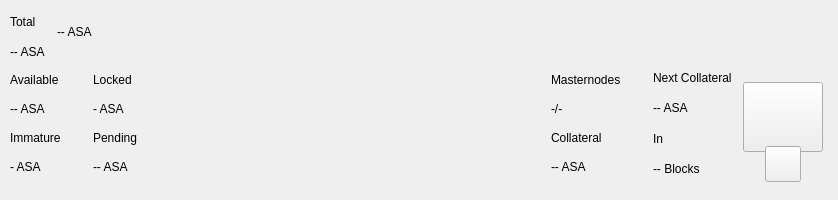
<?xml version="1.0" encoding="UTF-8"?>
<ui version="4.0">
 <class>TopBar</class>
 <widget class="QWidget" name="TopBar">
  <property name="geometry">
   <rect>
    <x>0</x>
    <y>0</y>
    <width>838</width>
    <height>200</height>
   </rect>
  </property>
  <property name="minimumSize">
   <size>
    <width>0</width>
    <height>200</height>
   </size>
  </property>
  <property name="maximumSize">
   <size>
    <width>16777215</width>
    <height>200</height>
   </size>
  </property>
  <property name="windowTitle">
   <string>Form</string>
  </property>
  <layout class="QVBoxLayout" name="verticalLayout_10" stretch="0">
   <property name="spacing">
    <number>0</number>
   </property>
   <property name="leftMargin">
    <number>0</number>
   </property>
   <property name="topMargin">
    <number>0</number>
   </property>
   <property name="rightMargin">
    <number>0</number>
   </property>
   <property name="bottomMargin">
    <number>0</number>
   </property>
   <item>
    <widget class="PFBorderImage" name="containerTop">
     <layout class="QVBoxLayout" name="verticalLayout_11">
      <property name="spacing">
       <number>0</number>
      </property>
      <property name="leftMargin">
       <number>0</number>
      </property>
      <property name="topMargin">
       <number>0</number>
      </property>
      <property name="rightMargin">
       <number>0</number>
      </property>
      <property name="bottomMargin">
       <number>0</number>
      </property>
      <item>
       <widget class="QWidget" name="top_container_2" native="true">
        <property name="minimumSize">
         <size>
          <width>0</width>
          <height>65</height>
         </size>
        </property>
        <layout class="QHBoxLayout" name="top_container">
         <property name="spacing">
          <number>0</number>
         </property>
         <property name="leftMargin">
          <number>10</number>
         </property>
         <property name="topMargin">
          <number>0</number>
         </property>
         <property name="rightMargin">
          <number>10</number>
         </property>
         <property name="bottomMargin">
          <number>0</number>
         </property>
         <item>
          <layout class="QHBoxLayout" name="horizontalLayout_4">
           <property name="spacing">
            <number>12</number>
           </property>
           <property name="rightMargin">
            <number>0</number>
           </property>
           <item>
            <widget class="QWidget" name="widgetAmount" native="true">
             <layout class="QVBoxLayout" name="verticalLayout_2">
              <property name="spacing">
               <number>2</number>
              </property>
              <property name="leftMargin">
               <number>0</number>
              </property>
              <property name="topMargin">
               <number>8</number>
              </property>
              <property name="rightMargin">
               <number>0</number>
              </property>
              <property name="bottomMargin">
               <number>0</number>
              </property>
              <item>
               <widget class="QLabel" name="labelTitle1">
                <property name="text">
                 <string>Total</string>
                </property>
               </widget>
              </item>
              <item>
               <widget class="QLabel" name="labelAmountBib">
                <property name="text">
                 <string notr="true">-- ASA</string>
                </property>
               </widget>
              </item>
             </layout>
            </widget>
           </item>
           <item alignment="Qt::AlignVCenter">
            <widget class="QWidget" name="widgetTopAmount" native="true">
             <property name="sizePolicy">
              <sizepolicy hsizetype="Preferred" vsizetype="Maximum">
               <horstretch>0</horstretch>
               <verstretch>0</verstretch>
              </sizepolicy>
             </property>
             <layout class="QHBoxLayout" name="horizontalLayout_5">
              <property name="spacing">
               <number>0</number>
              </property>
              <property name="leftMargin">
               <number>0</number>
              </property>
              <property name="topMargin">
               <number>0</number>
              </property>
              <property name="rightMargin">
               <number>0</number>
              </property>
              <property name="bottomMargin">
               <number>0</number>
              </property>
              <item alignment="Qt::AlignTop">
               <widget class="QLabel" name="labelAmountTopBib">
                <property name="minimumSize">
                 <size>
                  <width>0</width>
                  <height>36</height>
                 </size>
                </property>
                <property name="styleSheet">
                 <string notr="true">padding:0px;margin:0px;</string>
                </property>
                <property name="text">
                 <string notr="true">-- ASA</string>
                </property>
               </widget>
              </item>
             </layout>
            </widget>
           </item>
           <item>
            <spacer name="horizontalSpacer">
             <property name="orientation">
              <enum>Qt::Horizontal</enum>
             </property>
             <property name="sizeHint" stdset="0">
              <size>
               <width>40</width>
               <height>20</height>
              </size>
             </property>
            </spacer>
           </item>
           <item alignment="Qt::AlignRight">
            <widget class="QWidget" name="layoutSync" native="true">
             <property name="minimumSize">
              <size>
               <width>0</width>
               <height>36</height>
              </size>
             </property>
             <property name="maximumSize">
              <size>
               <width>16777215</width>
               <height>36</height>
              </size>
             </property>
             <layout class="QVBoxLayout" name="verticalLayout_9">
              <property name="leftMargin">
               <number>0</number>
              </property>
              <property name="topMargin">
               <number>0</number>
              </property>
              <property name="rightMargin">
               <number>0</number>
              </property>
              <property name="bottomMargin">
               <number>0</number>
              </property>
              <item>
               <widget class="ExpandableButton" name="pushButtonSync" native="true">
                <property name="minimumSize">
                 <size>
                  <width>36</width>
                  <height>36</height>
                 </size>
                </property>
                <property name="maximumSize">
                 <size>
                  <width>16777215</width>
                  <height>36</height>
                 </size>
                </property>
               </widget>
              </item>
             </layout>
            </widget>
           </item>
           <item>
            <widget class="ExpandableButton" name="pushButtonHDUpgrade" native="true">
             <property name="minimumSize">
              <size>
               <width>36</width>
               <height>36</height>
              </size>
             </property>
             <property name="maximumSize">
              <size>
               <width>16777215</width>
               <height>36</height>
              </size>
             </property>
            </widget>
           </item>
           <item>
            <widget class="ExpandableButton" name="pushButtonStack" native="true">
             <property name="minimumSize">
              <size>
               <width>36</width>
               <height>36</height>
              </size>
             </property>
             <property name="maximumSize">
              <size>
               <width>16777215</width>
               <height>36</height>
              </size>
             </property>
            </widget>
           </item>
           <item>
            <widget class="ExpandableButton" name="pushButtonConf" native="true">
             <property name="minimumSize">
              <size>
               <width>36</width>
               <height>36</height>
              </size>
             </property>
             <property name="maximumSize">
              <size>
               <width>16777215</width>
               <height>36</height>
              </size>
             </property>
            </widget>
           </item>
           <item>
            <widget class="ExpandableButton" name="pushButtonMasternodes" native="true">
             <property name="minimumSize">
              <size>
               <width>36</width>
               <height>36</height>
              </size>
             </property>
             <property name="maximumSize">
              <size>
               <width>16777215</width>
               <height>36</height>
              </size>
             </property>
            </widget>
           </item>
           <item>
            <widget class="ExpandableButton" name="pushButtonConsole" native="true">
             <property name="minimumSize">
              <size>
               <width>36</width>
               <height>36</height>
              </size>
             </property>
             <property name="maximumSize">
              <size>
               <width>16777215</width>
               <height>36</height>
              </size>
             </property>
            </widget>
           </item>
           <item>
            <widget class="ExpandableButton" name="pushButtonConnection" native="true">
             <property name="minimumSize">
              <size>
               <width>36</width>
               <height>36</height>
              </size>
             </property>
             <property name="maximumSize">
              <size>
               <width>16777215</width>
               <height>36</height>
              </size>
             </property>
            </widget>
           </item>
           <item>
            <widget class="ExpandableButton" name="pushButtonTor" native="true">
             <property name="minimumSize">
              <size>
               <width>36</width>
               <height>36</height>
              </size>
             </property>
             <property name="maximumSize">
              <size>
               <width>16777215</width>
               <height>36</height>
              </size>
             </property>
            </widget>
           </item>
           <item>
            <widget class="ExpandableButton" name="pushButtonLock" native="true">
             <property name="sizePolicy">
              <sizepolicy hsizetype="Expanding" vsizetype="Expanding">
               <horstretch>0</horstretch>
               <verstretch>0</verstretch>
              </sizepolicy>
             </property>
             <property name="minimumSize">
              <size>
               <width>36</width>
               <height>0</height>
              </size>
             </property>
             <property name="maximumSize">
              <size>
               <width>16777215</width>
               <height>36</height>
              </size>
             </property>
            </widget>
           </item>
           <item>
            <widget class="ExpandableButton" name="pushButtonTheme" native="true">
             <property name="minimumSize">
              <size>
               <width>36</width>
               <height>36</height>
              </size>
             </property>
             <property name="maximumSize">
              <size>
               <width>16777215</width>
               <height>36</height>
              </size>
             </property>
            </widget>
           </item>
           <item>
            <widget class="ExpandableButton" name="pushButtonFAQ" native="true">
             <property name="minimumSize">
              <size>
               <width>36</width>
               <height>36</height>
              </size>
             </property>
             <property name="maximumSize">
              <size>
               <width>16777215</width>
               <height>36</height>
              </size>
             </property>
            </widget>
           </item>
          </layout>
         </item>
        </layout>
       </widget>
      </item>
      <item>
       <widget class="QWidget" name="bottom_container" native="true">
        <property name="minimumSize">
         <size>
          <width>0</width>
          <height>135</height>
         </size>
        </property>
        <layout class="QHBoxLayout" name="botton_container">
         <property name="leftMargin">
          <number>10</number>
         </property>
         <property name="topMargin">
          <number>0</number>
         </property>
         <property name="rightMargin">
          <number>10</number>
         </property>
         <property name="bottomMargin">
          <number>10</number>
         </property>
         <item>
          <layout class="QHBoxLayout" name="horizontalLayout_3">
           <property name="spacing">
            <number>0</number>
           </property>
           <property name="bottomMargin">
            <number>9</number>
           </property>
           <item>
            <layout class="QVBoxLayout" name="verticalLayout_7">
             <property name="spacing">
              <number>0</number>
             </property>
             <property name="leftMargin">
              <number>0</number>
             </property>
             <property name="rightMargin">
              <number>0</number>
             </property>
             <item>
              <layout class="QHBoxLayout" name="horizontalLayout_2">
               <property name="spacing">
                <number>0</number>
               </property>
               <item>
                <layout class="QVBoxLayout" name="verticalLayout_6">
                 <item>
                  <widget class="QLabel" name="labelTitle5">
                   <property name="text">
                    <string>Available</string>
                   </property>
                  </widget>
                 </item>
                 <item>
                  <widget class="QLabel" name="labelAvailableBib">
                   <property name="text">
                    <string>-- ASA</string>
                   </property>
                  </widget>
                 </item>
                 <item>
                  <widget class="QLabel" name="labelTitle4">
                   <property name="text">
                    <string>Immature</string>
                   </property>
                  </widget>
                 </item>
                 <item>
                  <widget class="QLabel" name="labelImmatureBib">
                   <property name="text">
                    <string notr="true">- ASA</string>
                   </property>
                  </widget>
                 </item>
                </layout>
               </item>
               <item>
                <layout class="QVBoxLayout" name="verticalLayout_8">
                 <property name="leftMargin">
                  <number>32</number>
                 </property>
                 <item>
                  <widget class="QLabel" name="labelTitle6">
                   <property name="text">
                    <string>Locked</string>
                   </property>
                  </widget>
                 </item>
                 <item>
                  <widget class="QLabel" name="labelLockedBib">
                   <property name="text">
                    <string>- ASA</string>
                   </property>
                  </widget>
                 </item>
                 <item>
                  <widget class="QLabel" name="labelTitle3">
                   <property name="text">
                    <string>Pending</string>
                   </property>
                  </widget>
                 </item>
                 <item>
                  <widget class="QLabel" name="labelPendingBib">
                   <property name="text">
                    <string notr="true">-- ASA</string>
                   </property>
                  </widget>
                 </item>
                </layout>
               </item>
              </layout>
             </item>
            </layout>
           </item>
          </layout>
         </item>
         <item>
          <spacer name="horizontalSpacer_2">
           <property name="orientation">
            <enum>Qt::Horizontal</enum>
           </property>
           <property name="sizeHint" stdset="0">
            <size>
             <width>40</width>
             <height>20</height>
            </size>
           </property>
          </spacer>
         </item>
         <item>
          <layout class="QHBoxLayout" name="horizontalLayout_6">
           <property name="spacing">
            <number>0</number>
           </property>
           <property name="rightMargin">
            <number>0</number>
           </property>
           <property name="bottomMargin">
            <number>9</number>
           </property>
           <item>
            <layout class="QVBoxLayout" name="verticalLayout_5">
             <item>
              <widget class="QLabel" name="labelMasternodesTitle">
               <property name="text">
                <string>Masternodes</string>
               </property>
              </widget>
             </item>
             <item>
              <widget class="QLabel" name="labelMasternodeCount">
               <property name="text">
                <string>-/-</string>
               </property>
              </widget>
             </item>
             <item>
              <widget class="QLabel" name="labelTitle8">
               <property name="text">
                <string>Collateral</string>
               </property>
              </widget>
             </item>
             <item>
              <widget class="QLabel" name="labelCollateralBib">
               <property name="text">
                <string notr="true">-- ASA</string>
               </property>
              </widget>
             </item>
            </layout>
           </item>
           <item>
            <widget class="QWidget" name="widgetNextCollateral" native="true">
             <layout class="QVBoxLayout" name="verticalLayout_12">
              <property name="leftMargin">
               <number>32</number>
              </property>
              <property name="topMargin">
               <number>0</number>
              </property>
              <property name="rightMargin">
               <number>0</number>
              </property>
              <property name="bottomMargin">
               <number>0</number>
              </property>
              <item>
               <widget class="QLabel" name="labelNextMasternodesTitle">
                <property name="text">
                 <string>Next Collateral</string>
                </property>
               </widget>
              </item>
              <item>
               <widget class="QLabel" name="labelNextCollateralValue">
                <property name="text">
                 <string>-- ASA</string>
                </property>
               </widget>
              </item>
              <item>
               <widget class="QLabel" name="labelTitle9">
                <property name="text">
                 <string>In</string>
                </property>
               </widget>
              </item>
              <item>
               <widget class="QLabel" name="labelNextCollateralBlocks">
                <property name="text">
                 <string notr="true">-- Blocks</string>
                </property>
               </widget>
              </item>
             </layout>
            </widget>
           </item>
          </layout>
         </item>
         <item>
          <widget class="QWidget" name="qrContainer" native="true">
           <property name="sizePolicy">
            <sizepolicy hsizetype="Preferred" vsizetype="Minimum">
             <horstretch>0</horstretch>
             <verstretch>0</verstretch>
            </sizepolicy>
           </property>
           <property name="minimumSize">
            <size>
             <width>90</width>
             <height>110</height>
            </size>
           </property>
           <property name="maximumSize">
            <size>
             <width>90</width>
             <height>110</height>
            </size>
           </property>
           <layout class="QVBoxLayout" name="containerQR">
            <property name="spacing">
             <number>0</number>
            </property>
            <property name="leftMargin">
             <number>5</number>
            </property>
            <property name="topMargin">
             <number>10</number>
            </property>
            <property name="rightMargin">
             <number>5</number>
            </property>
            <property name="bottomMargin">
             <number>0</number>
            </property>
            <item>
             <widget class="QPushButton" name="btnQr">
              <property name="minimumSize">
               <size>
                <width>70</width>
                <height>70</height>
               </size>
              </property>
              <property name="maximumSize">
               <size>
                <width>16777215</width>
                <height>70</height>
               </size>
              </property>
              <property name="focusPolicy">
               <enum>Qt::NoFocus</enum>
              </property>
              <property name="text">
               <string/>
              </property>
              <property name="iconSize">
               <size>
                <width>70</width>
                <height>70</height>
               </size>
              </property>
             </widget>
            </item>
            <item>
             <spacer name="verticalSpacer">
              <property name="orientation">
               <enum>Qt::Vertical</enum>
              </property>
              <property name="sizeType">
               <enum>QSizePolicy::Fixed</enum>
              </property>
              <property name="sizeHint" stdset="0">
               <size>
                <width>20</width>
                <height>20</height>
               </size>
              </property>
             </spacer>
            </item>
            <item alignment="Qt::AlignHCenter|Qt::AlignBottom">
             <widget class="QPushButton" name="pushButtonQR">
              <property name="minimumSize">
               <size>
                <width>36</width>
                <height>36</height>
               </size>
              </property>
              <property name="maximumSize">
               <size>
                <width>36</width>
                <height>36</height>
               </size>
              </property>
              <property name="focusPolicy">
               <enum>Qt::NoFocus</enum>
              </property>
              <property name="text">
               <string/>
              </property>
             </widget>
            </item>
           </layout>
          </widget>
         </item>
        </layout>
       </widget>
      </item>
     </layout>
    </widget>
   </item>
  </layout>
 </widget>
 <customwidgets>
  <customwidget>
   <class>ExpandableButton</class>
   <extends>QWidget</extends>
   <header>qt/asacoin/expandablebutton.h</header>
   <container>1</container>
  </customwidget>
  <customwidget>
   <class>PFBorderImage</class>
   <extends>QFrame</extends>
   <header>qt/asacoin/pfborderimage.h</header>
   <container>1</container>
  </customwidget>
 </customwidgets>
 <resources/>
 <connections/>
</ui>
